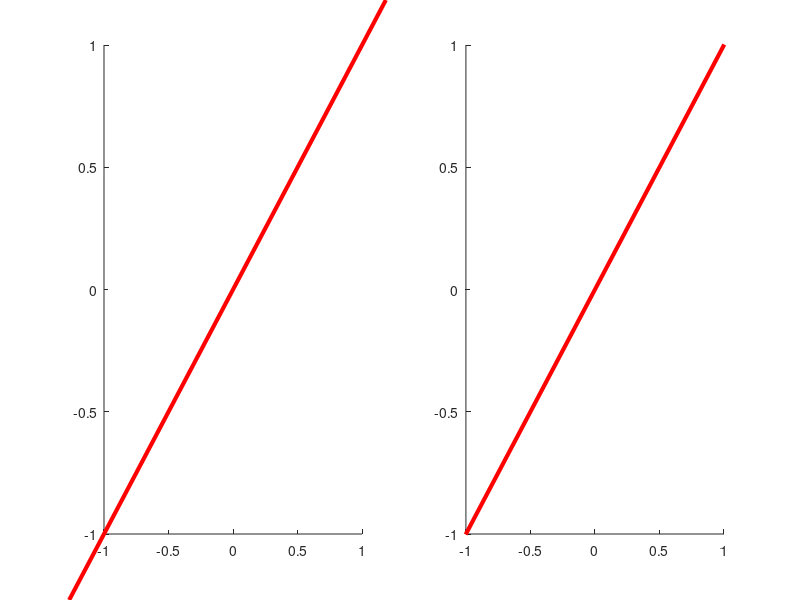

This figure's MATLAB source:
subplot(1,2,1); axis([-1 1 -1 1])
axis manual, hold on
h=plot([-2 2],[ -2 2], 'r-')
set(h, 'clipping', 'off', 'linewidth',3)

subplot(1,2,2); axis([-1 1 -1 1])
axis manual, hold on
plot([-2 2],[ -2 2], 'r-', 'linewidth',3)
